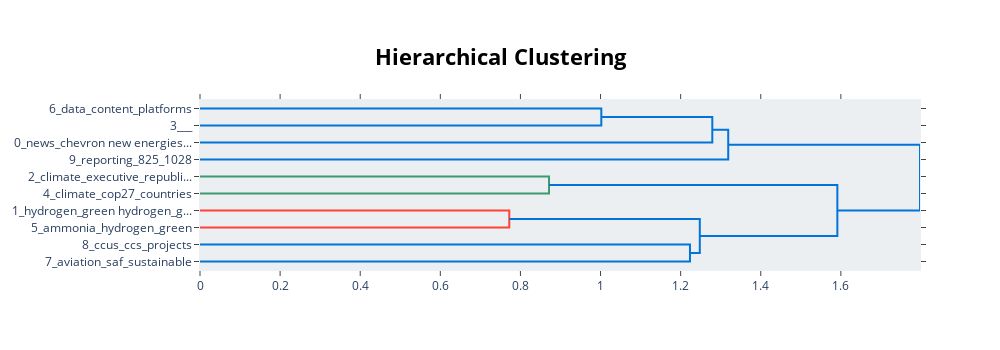

The code cell stored with this chart in its notebook:
### Code cell
topic_model.visualize_hierarchy()

### Figure 1 — Plotly figure (JSON) as saved in the notebook; plotly's stock layout.template omitted (floating-point values rounded to 4 significant figures)
{"data": [{"hoverinfo": "text", "marker": {"color": "rgb(0,116,217)"}, "mode": "lines", "type": "scatter", "x": [0, 1.002, 1.002, 0], "xaxis": "x", "y": [-5, -5, -15, -15], "yaxis": "y"}, {"hoverinfo": "text", "marker": {"color": "rgb(0,116,217)"}, "mode": "lines", "type": "scatter", "x": [1.002, 1.279, 1.279, 0], "xaxis": "x", "y": [-10, -10, -25, -25], "yaxis": "y"}, {"hoverinfo": "text", "marker": {"color": "rgb(0,116,217)"}, "mode": "lines", "type": "scatter", "x": [1.279, 1.319, 1.319, 0], "xaxis": "x", "y": [-17.5, -17.5, -35, -35], "yaxis": "y"}, {"hoverinfo": "text", "marker": {"color": "rgb(61,153,112)"}, "mode": "lines", "type": "scatter", "x": [0, 0.8714, 0.8714, 0], "xaxis": "x", "y": [-45, -45, -55, -55], "yaxis": "y"}, {"hoverinfo": "text", "marker": {"color": "rgb(255,65,54)"}, "mode": "lines", "type": "scatter", "x": [0, 0.7722, 0.7722, 0], "xaxis": "x", "y": [-65, -65, -75, -75], "yaxis": "y"}, {"hoverinfo": "text", "marker": {"color": "rgb(0,116,217)"}, "mode": "lines", "type": "scatter", "x": [0, 1.223, 1.223, 0], "xaxis": "x", "y": [-85, -85, -95, -95], "yaxis": "y"}, {"hoverinfo": "text", "marker": {"color": "rgb(0,116,217)"}, "mode": "lines", "type": "scatter", "x": [0.7722, 1.248, 1.248, 1.223], "xaxis": "x", "y": [-70, -70, -90, -90], "yaxis": "y"}, {"hoverinfo": "text", "marker": {"color": "rgb(0,116,217)"}, "mode": "lines", "type": "scatter", "x": [0.8714, 1.591, 1.591, 1.248], "xaxis": "x", "y": [-50, -50, -80, -80], "yaxis": "y"}, {"hoverinfo": "text", "marker": {"color": "rgb(0,116,217)"}, "mode": "lines", "type": "scatter", "x": [1.319, 1.798, 1.798, 1.591], "xaxis": "x", "y": [-26.25, -26.25, -65, -65], "yaxis": "y"}], "layout": {"autosize": false, "height": 350, "hoverlabel": {"bgcolor": "white", "font": {"family": "Rockwell", "size": 16}}, "hovermode": "closest", "plot_bgcolor": "#ECEFF1", "showlegend": false, "title": {"font": {"color": "Black", "size": 22}, "text": "<b>Hierarchical Clustering", "x": 0.5, "xanchor": "center", "yanchor": "top"}, "width": 1000, "xaxis": {"mirror": "allticks", "rangemode": "tozero", "showgrid": false, "showline": true, "showticklabels": true, "ticks": "outside", "type": "linear", "zeroline": false}, "yaxis": {"mirror": "allticks", "range": [-100, 0], "rangemode": "tozero", "showgrid": false, "showline": true, "showticklabels": true, "tickmode": "array", "ticks": "outside", "ticktext": ["6_data_content_platforms", "3___", "0_news_chevron new energies...", "9_reporting_825_1028", "2_climate_executive_republi...", "4_climate_cop27_countries", "1_hydrogen_green hydrogen_g...", "5_ammonia_hydrogen_green", "8_ccus_ccs_projects", "7_aviation_saf_sustainable"], "tickvals": [-5, -15, -25, -35, -45, -55, -65, -75, -85, -95], "type": "linear", "zeroline": false}}}
